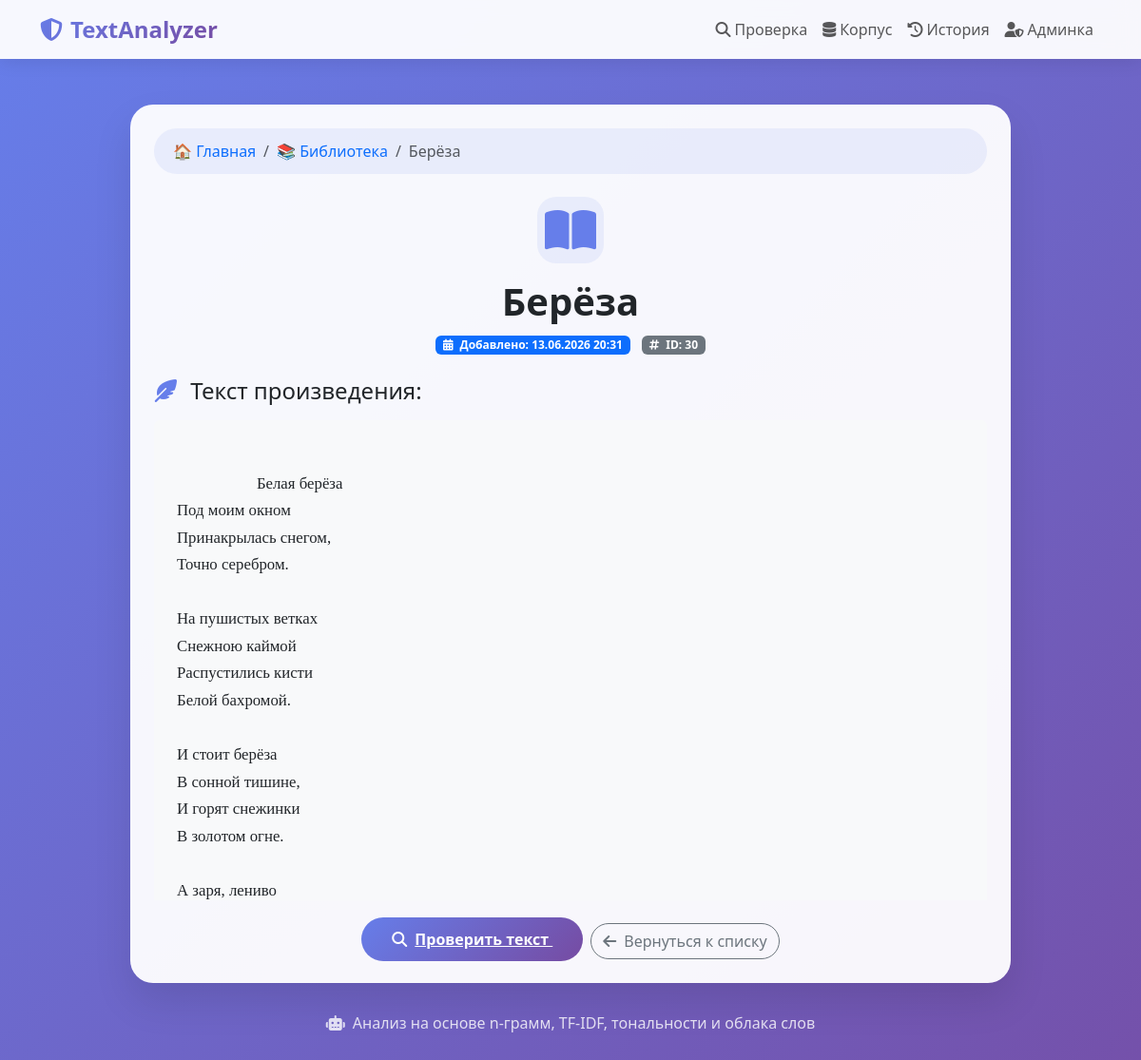
The page /core/doc/30/ on the database its author committed.
### core/models.py (models this page shows, shortened)
class CorpusDocument(models.Model):
    title = models.CharField(max_length=255)
    content = models.TextField()
    file_name = models.CharField(max_length=255, blank=True)
    created_at = models.DateTimeField(auto_now_add=True)

### core/views.py (the view)
# urls.py: path('doc/<int:doc_id>/', views.document_detail, name='document_detail'),
def document_detail(request, doc_id):
    doc = get_object_or_404(CorpusDocument, id=doc_id)
    return render(request, 'core/document_detail.html', {'doc': doc})

### core/templates/core/document_detail.html (shortened to what this page needs)
{% extends 'analyzer/base.html' %}
{% block content %}
<div class="row justify-content-center animate">
    <div class="col-lg-10">
        <div class="glass-card p-4">
            <nav aria-label="breadcrumb" class="mb-4">
                <ol class="breadcrumb">
                    <li class="breadcrumb-item"><a href="/" class="text-decoration-none">🏠 Главная</a></li>
                    <li class="breadcrumb-item"><a href="/core/" class="text-decoration-none">📚 Библиотека</a></li>
                    <li class="breadcrumb-item active">{{ doc.title }}</li>
                </ol>
            </nav>
            <div class="text-center mb-4">
                <div class="book-icon-large mx-auto mb-3">
                    <i class="fas fa-book-open fa-3x" style="color: #667eea;"></i>
                </div>
                <h1 class="fw-bold">{{ doc.title }}</h1>
                <div class="mt-2">
                    <span class="badge bg-primary">
                        <i class="fas fa-calendar-alt me-1"></i>
                        Добавлено: {{ doc.created_at|date:"d.m.Y H:i" }}
                    </span>
                    <span class="badge bg-secondary ms-2">
                        <i class="fas fa-hashtag me-1"></i>
                        ID: {{ doc.id }}
                    </span>
                </div>
            </div>
            <div class="document-content">
                <h4 class="mb-3">
                    <i class="fas fa-feather-alt me-2" style="color: #667eea;"></i>
                    Текст произведения:
                </h4>
                <div class="p-4 bg-light rounded" style="white-space: pre-wrap; font-family: 'Georgia', serif; font-size: 1.05rem; line-height: 1.7;">
                    {{ doc.content|linebreaksbr }}
                </div>
            </div>
            <div class="mt-4 text-center">
                <a href="/" class="btn-gradient me-2">
                    <i class="fas fa-search me-2"></i>Проверить текст
                </a>
                <a href="/core/" class="btn btn-outline-secondary rounded-pill">
                    <i class="fas fa-arrow-left me-2"></i>Вернуться к списку
                </a>
            </div>
        </div>
    </div>
</div>
{% endblock %}

### analyzer/templates/analyzer/base.html (style rules this page uses)
* { margin: 0; padding: 0; box-sizing: border-box; }
body { font-family: 'Segoe UI', Tahoma, Geneva, Verdana, sans-serif; background: linear-gradient(135deg, #667eea 0%, #764ba2 100%); min-height: 100vh; }
.glass-card { background: rgba(255, 255, 255, 0.95); border-radius: 24px; box-shadow: 0 20px 40px rgba(0,0,0,0.1); border: 1px solid rgba(255,255,255,0.2); transition: transform 0.3s; }
.btn-gradient { background: linear-gradient(135deg, #667eea, #764ba2); border: none; color: white; font-weight: 600; padding: 12px 32px; border-radius: 40px; transition: all 0.3s; }
.animate { animation: fadeInUp 0.6s ease-out; }

### core/templates/core/document_detail.html (style rules this page uses)
.book-icon-large { width: 70px; height: 70px; display: flex; align-items: center; justify-content: center; background: rgba(102, 126, 234, 0.1); border-radius: 20px; margin: 0 auto; }
.document-content { max-height: 550px; overflow-y: auto; }
.breadcrumb { background: rgba(102, 126, 234, 0.1); padding: 12px 20px; border-radius: 40px; }

### rows shown on the page
CorpusDocument: title "Берёза", created_at "13.06.2026 20:31", id "30", content "Белая берёза Под моим окном Принакрылась снегом, Точно серебром. На пушистых ветках Снежною каймой Распустились кисти Белой бахромой. И стоит берёза В сонной тишине, И горят снежинки В золотом огне. А заря, лениво"
